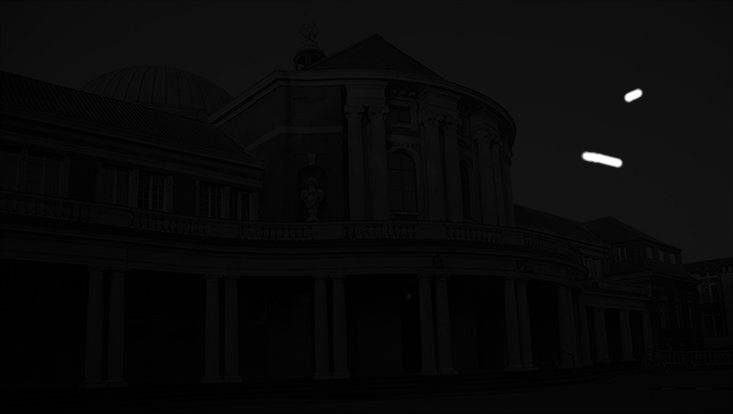
#> input picture bildverbesserung/bild1.png, 733 x 414 px
$ jupyter execute Blatt04_Aufg01.ipynb
#> lines starting #> are read from the running program, lines starting #| are printed output that depends on the picture; after the words box and inside, x2 and y2 are one past the last pixel; in counts of white or black regions, pixels touching at a corner belong together
Bibliotheken

[cell 1]
import numpy as np
from skimage.io import imread
from matplotlib import pyplot as plt
import math
import itertools

##Aufgabe 1.1
1.Lösungsweg

[cell 2]
img= imread('./bildverbesserung/bild1.png').astype(float)/255
#> img: shape (414, 733) float64; min 0, max 1, mean 0.0362
#result=math.e**(img*16-10)/(1+ math.e**(img*16-10))
result=1*img**0.3
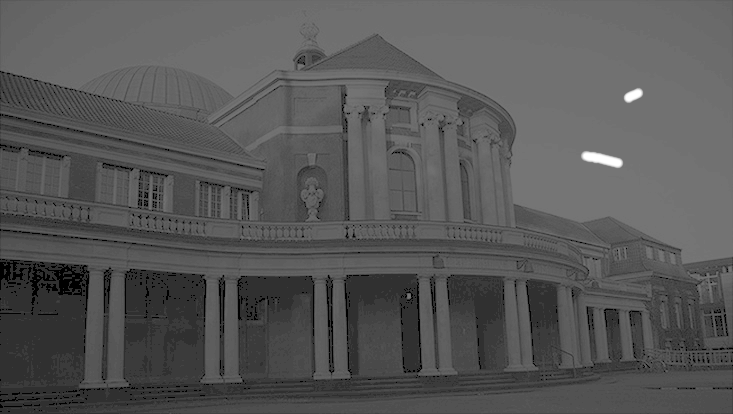
#> result: shape (414, 733) float64; min 0, max 1, mean 0.341
plt.imshow(result,cmap='gray',vmin=0,vmax=1)

##Aufg 1.1
2.Lösungsweg

[cell 3]
from skimage import exposure

img1=imread('./bildverbesserung/bild1.png').astype(float)/255

imgPL=1*img1**0.2
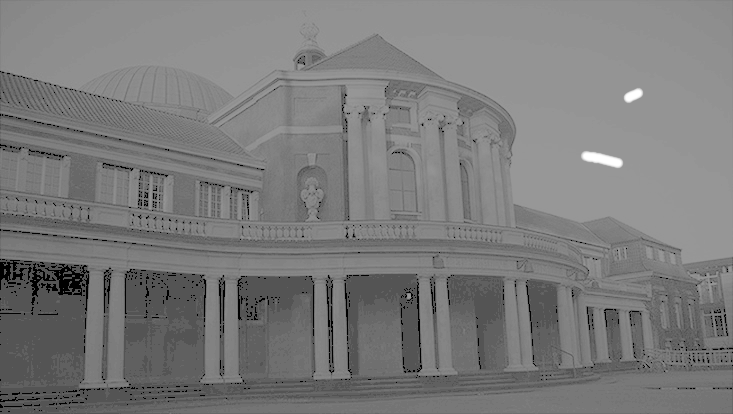
#> imgPL: shape (414, 733) float64; min 0, max 1, mean 0.482

# Enhance contrast using histogram equalization
img1_eq = exposure.equalize_hist(img1)
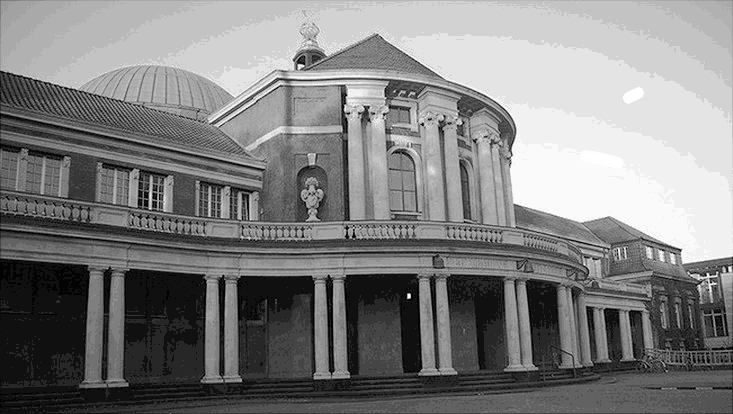
#> img1_eq: shape (414, 733) float64; min 0.0144, max 1, mean 0.502

# Convert the image to grayscale
img1_gray = imread('./bildverbesserung/bild1.png', as_gray=True)
#> img1_gray is the input picture: shape (414, 733); min 0, max 255, mean 9.2

# Threshold the image to identify white areas
threshold = 0.9  # Adjust the threshold as needed

obscured_mask = img1_gray > threshold
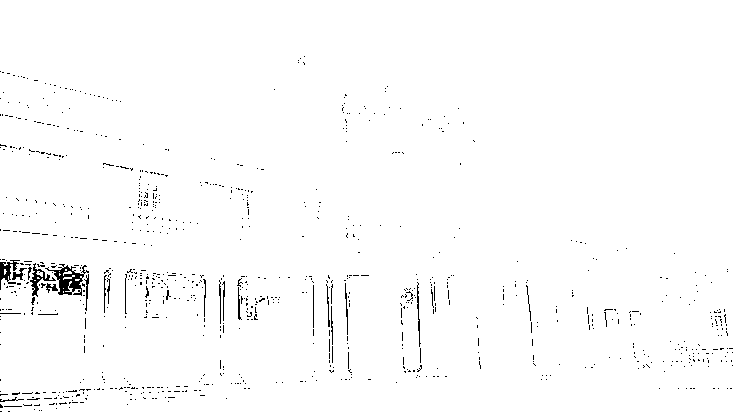
#> obscured_mask: shape (414, 733) bool; 98.6% white; black in thin lines or dots, all inside (x1, y1, x2, y2) = (0, 56, 733, 412)

# Plot the images
fig, axes = plt.subplots(1, 4, figsize=(12, 4))
axes[0].imshow(img1)
axes[0].set_title('Original Image')

axes[1].imshow(imgPL,cmap='gray',vmin=0,vmax=1)
axes[1].set_title('Enhancement with power-law')

axes[2].imshow(img1_eq)
axes[2].set_title('Contrast Enhanced Image')
axes[3].imshow(obscured_mask, cmap='gray')
axes[3].set_title('Obscured Areas')

##Aufg 1.2

[cell 4]
img2=imread('./bildverbesserung/bild2.png').astype(float)/255
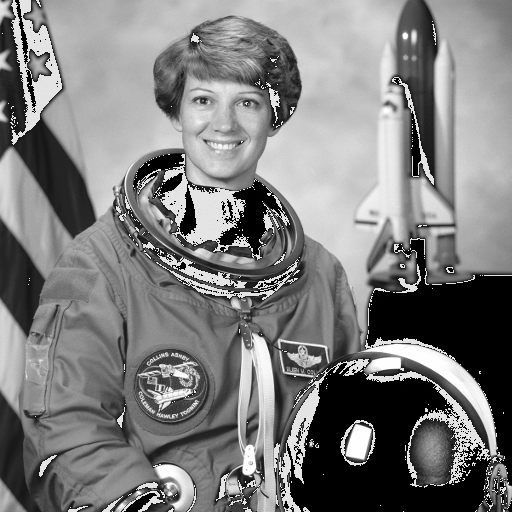
#> input picture bildverbesserung/bild2.png, 512 x 512 px
#> img2: shape (512, 512) float64; min 0, max 1, mean 0.493
#img2=imread('./bildverbesserung/bild2.png')

result=np.copy(img2)
result[np.logical_and(img2>165,img2<185)]=128

#Plot the images
fig, axes= plt.subplots(1,2,figsize=(12, 4))
axes[0].imshow(img2,cmap='gray',vmin=0,vmax=1)
axes[0].set_title('Original Image')

axes[1].imshow(result,cmap='gray',vmin=0,vmax=255)
axes[1].set_title('Enhanced Picture')

[cell 5]
image_path='./bildverbesserung/bild2.png'
img3 = imread(image_path)
#> img3 is the input picture: shape (512, 512); min 0, max 255, mean 125.6

#enhance the picture
result=img3.copy()
result[np.logical_and(img3>23,img3<120)]=0
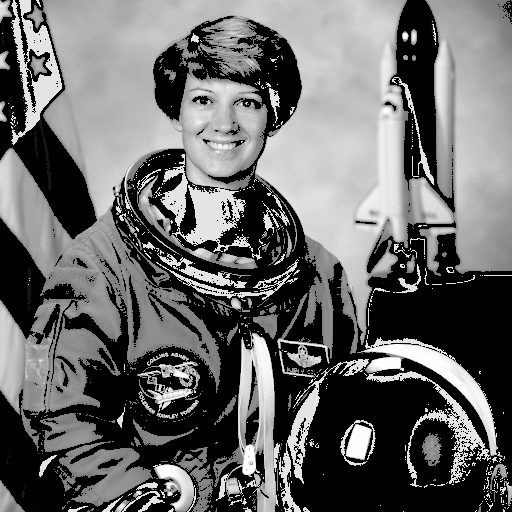
#> result: shape (512, 512); min 0, max 255, mean 104.8


#Plot the images
fig, axes= plt.subplots(1,2,figsize=(12, 4))
axes[0].imshow(img3,cmap='gray',vmin=0,vmax=255)
axes[0].set_title('Original Image')

axes[1].imshow(result,cmap='gray',vmin=0,vmax=255)
axes[1].set_title('Better')

##Aufg 1.3

[cell 6]
img4=imread('./bildverbesserung/bild3.png')
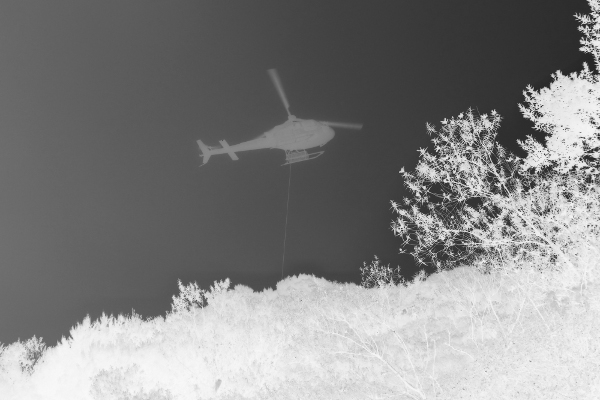
#> input picture bildverbesserung/bild3.png, 600 x 400 px
#> img4 is the input picture: shape (400, 600); min 31, max 249, mean 131.4

invert=255-img4
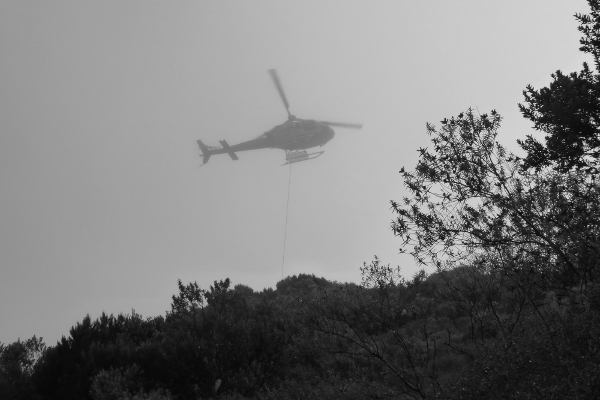
#> invert: shape (400, 600); min 6, max 224, mean 123.6

result=invert.copy()


# Apply contrast enhancement to the helicopter region
helicopter_region = np.where(result < 139, result * 1.1, result)
helicopter_region = np.where(result > 126, result*0.9,result)
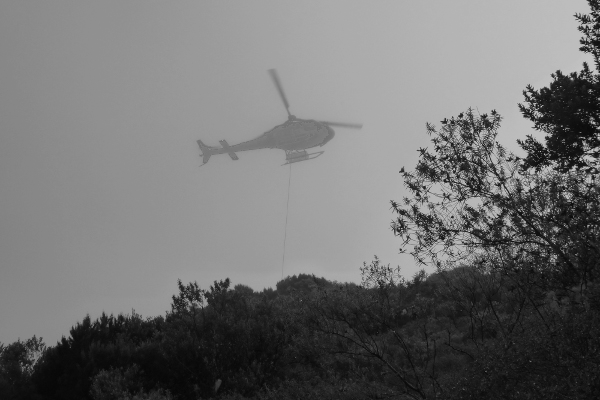
#> helicopter_region: shape (400, 600) float64; min 6, max 201.6, mean 112.7

# Apply histogram equalization to the helicopter region
#helicopter_region = exposure.equalize_hist(helicopter_region) # Ergibt schwarz


#Plot the images
fig, axes = plt.subplots(1,3,figsize=(12,4))
axes[0].imshow(img4,cmap='gray',vmin=0,vmax=255)
axes[0].set_title('Original Image')

axes[1].imshow(invert,cmap='gray',vmin=0,vmax=255)
axes[1].set_title('Inverted Image')

axes[2].imshow(helicopter_region,cmap='gray',vmin=0,vmax=255)
axes[2].set_title('helicopter contrast')
